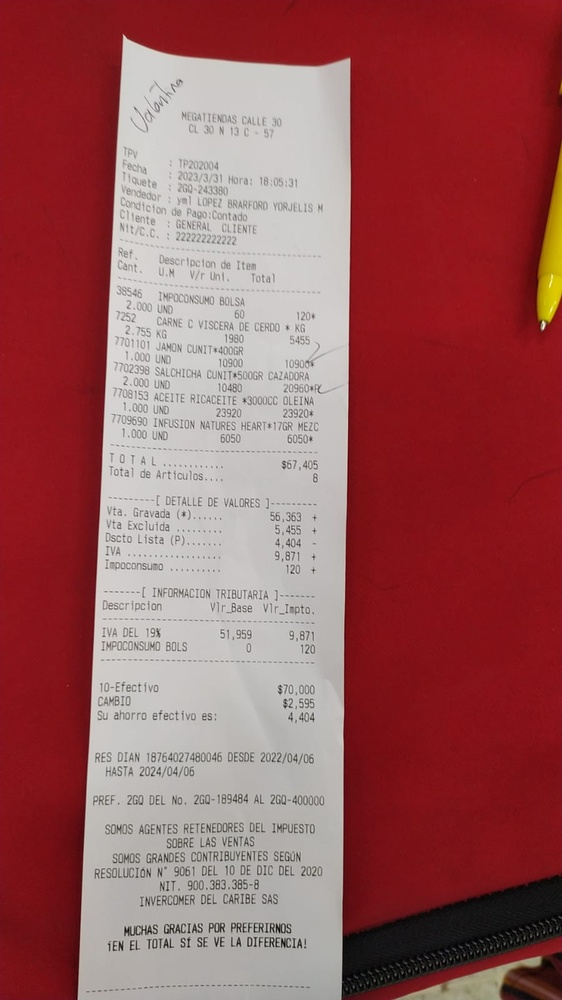
#> input picture cornerDetection/scan_02.jpg, 562 x 1000 px, shrunk from 899 x 1599 before the run
$ python process2.py
#> lines starting #> are read from the running program, lines starting #| are printed output that depends on the picture; after the words box and inside, x2 and y2 are one past the last pixel; in counts of white or black regions, pixels touching at a corner belong together
import cv2
import numpy as np

# Cargar la imagen
image = cv2.imread('./scan_02.jpg')
#> image is the input picture: shape (1000, 562, 3); mean B, G, R 90.9, 89.3, 153.3

# Convertir la imagen a escala de grises
gray = cv2.cvtColor(image, cv2.COLOR_BGR2GRAY)
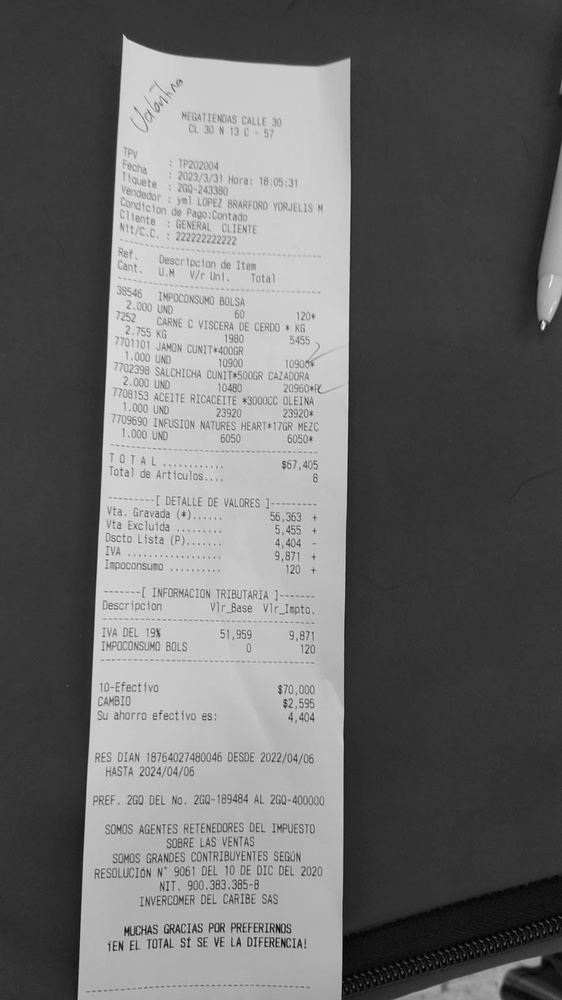
#> gray: shape (1000, 562); min 0, max 247, mean 108.6

# Aplicar un filtro de borde para resaltar los contornos
edges = cv2.Canny(gray, threshold1=30, threshold2=100)
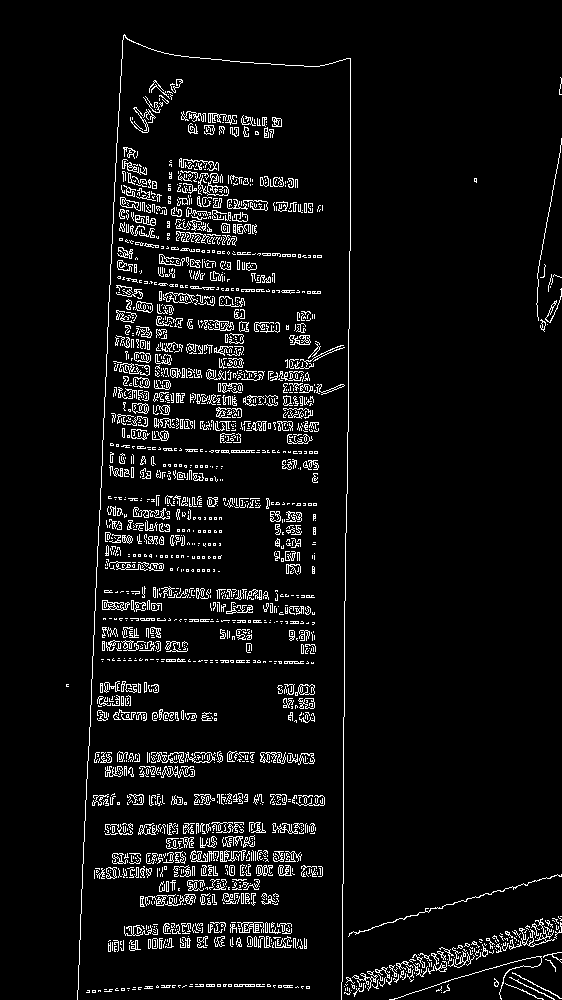
#> edges: shape (1000, 562); 5.8% white in thin lines or dots, all inside (x1, y1, x2, y2) = (66, 34, 562, 1000)

# Encontrar contornos en la imagen
contours, _ = cv2.findContours(edges, cv2.RETR_EXTERNAL, cv2.CHAIN_APPROX_SIMPLE)
#> contours = 1779 contours, 1620 with area under 20; largest, box (x1, y1, x2, y2) and area: (198, 173, 229, 196) 235, (185, 752, 215, 763) 180, (102, 600, 130, 611) 160, (295, 684, 315, 696) 147, (133, 377, 150, 388) 136

# Encontrar el contorno más grande (que debería ser la factura)
largest_contour = max(contours, key=cv2.contourArea)
#> largest_contour = contour of 116 points, box (x1, y1, x2, y2) (198, 173, 229, 196), area 235

# Encontrar las esquinas del contorno
epsilon = 0.04 * cv2.arcLength(largest_contour, True)
#> epsilon = 8.6
corners = cv2.approxPolyDP(largest_contour, epsilon, True)
#> corners = [[198, 181], [198, 193], [200, 184], [228, 193], [208, 184], [216, 173], [206, 192]]

# Dibujar círculos en las esquinas
for corner in corners:
    x, y = corner[0]
    cv2.circle(image, (x, y), 5, (0, 0, 255), -1)
#> this loop made 7 passes
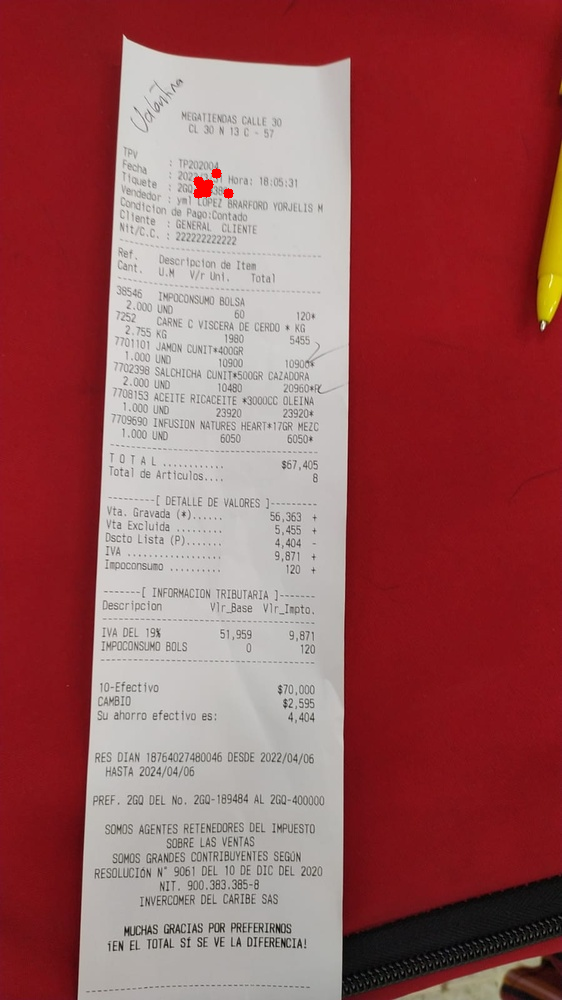
#> image: shape (1000, 562, 3); 0.09% of pixels changed, all inside (x1, y1, x2, y2) = (193, 168, 234, 199)

# Mostrar la imagen con las esquinas detectadas
cv2.imshow('Esquinas detectadas', image)
cv2.waitKey(0)
cv2.destroyAllWindows()
